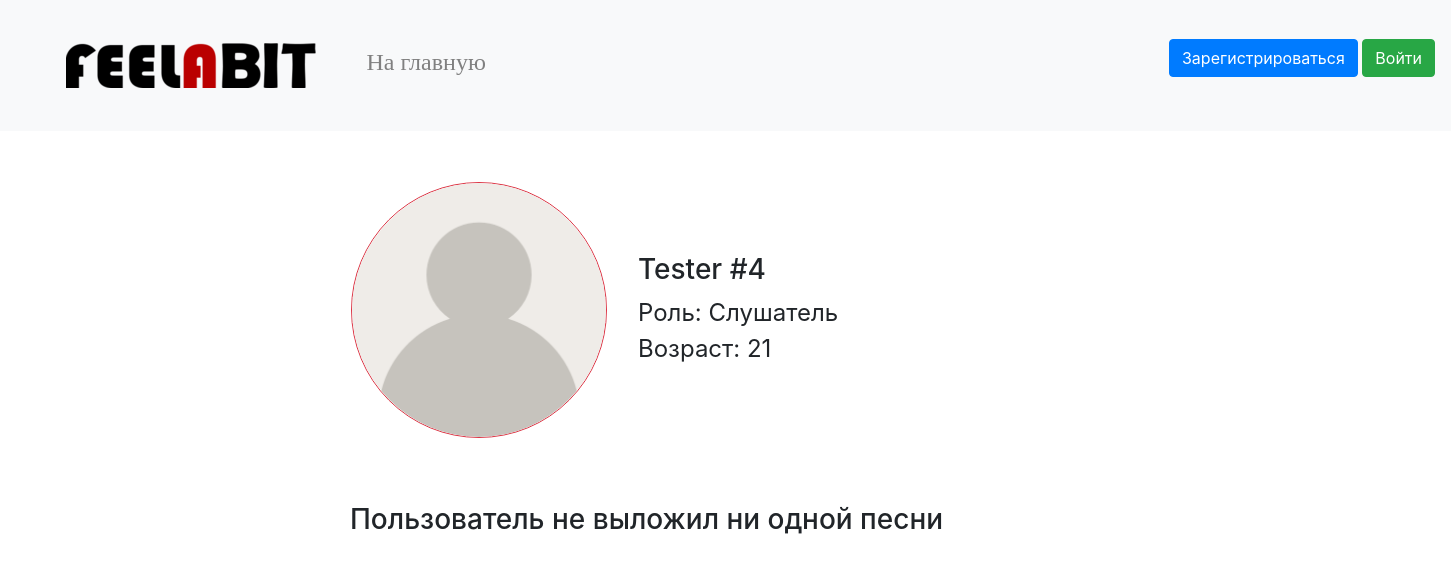
/user/5, run on an earlier commit of the app's database.
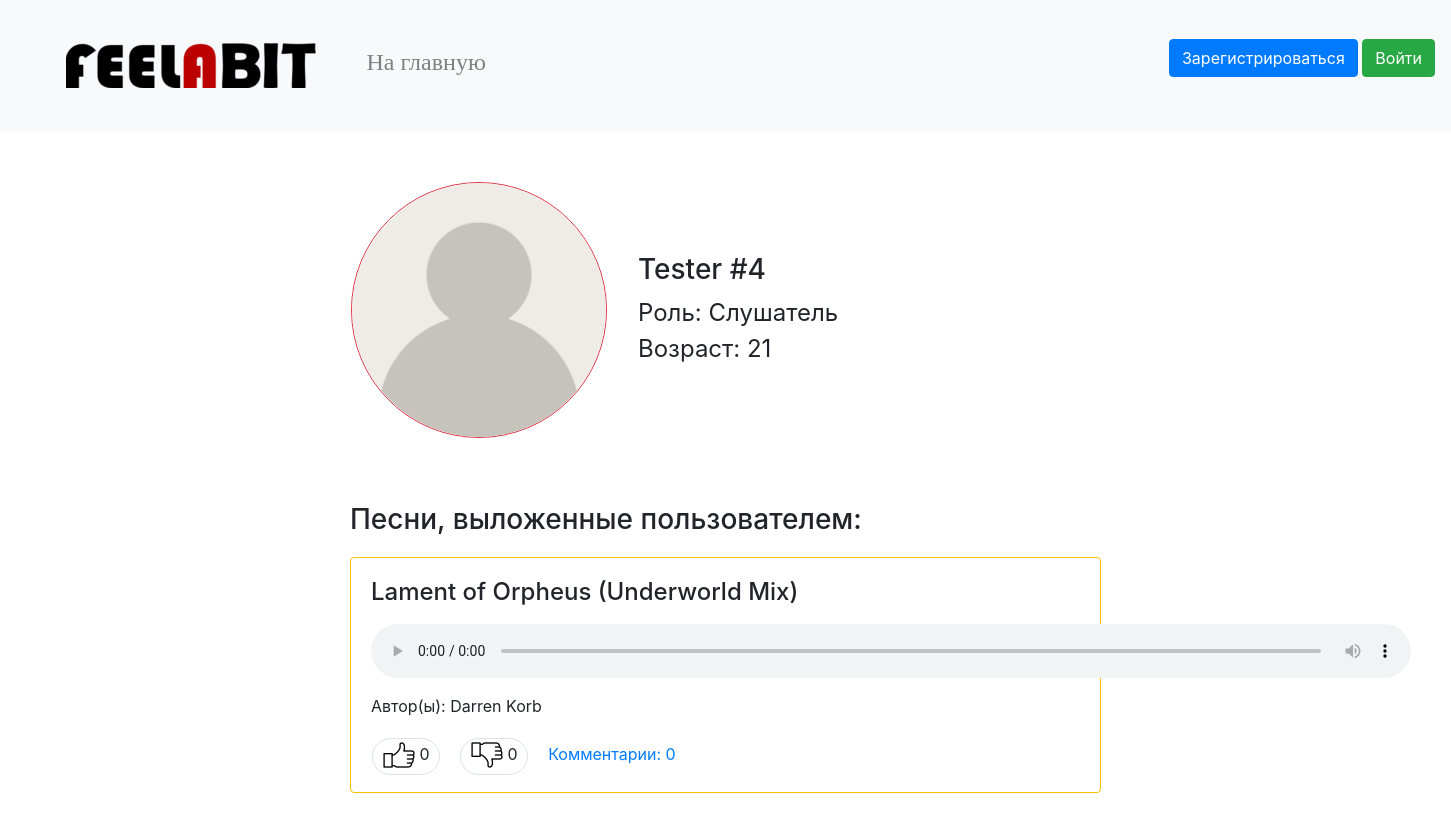
And on a later commit of the database.
### data/audio.py (models this page shows, shortened)
class Audio(SqlAlchemyBase, SerializerMixin):
    __tablename__ = 'audio'
    id = sqlalchemy.Column(sqlalchemy.Integer, primary_key=True, autoincrement=True)
    file = sqlalchemy.Column(sqlalchemy.String, nullable=True)
    publisher = sqlalchemy.Column(sqlalchemy.Integer, sqlalchemy.ForeignKey('users.id'))
    name = sqlalchemy.Column(sqlalchemy.String, nullable=True)
    author = sqlalchemy.Column(sqlalchemy.String, nullable=True)
    genre = sqlalchemy.Column(sqlalchemy.String, nullable=True)
    duration = sqlalchemy.Column(sqlalchemy.Integer, nullable=True)
    likes = sqlalchemy.Column(sqlalchemy.Integer, default=0)
    dislikes = sqlalchemy.Column(sqlalchemy.Integer, default=0)
    likers = sqlalchemy.Column(sqlalchemy.String, nullable=True)
    dislikers = sqlalchemy.Column(sqlalchemy.String, nullable=True)
    comments = sqlalchemy.Column(sqlalchemy.String, default='')
    publish_date = sqlalchemy.Column(sqlalchemy.DateTime, default=datetime.datetime.now)
    modified_date = sqlalchemy.Column(sqlalchemy.DateTime, default=datetime.datetime.now)

### main.py (the view)
@app.route('/user/<int:user_id>')
def user_prof(user_id):
    db_sess = db_session.create_session()
    user = db_sess.query(User).filter(User.id == user_id).first()
    user_audios = []
    for audio in db_sess.query(Audio).filter(Audio.publisher == user_id).all():
        audio_likers = map(int, audio.likers.split()) if audio.likers else []
        audio_dislikers = map(int, audio.dislikers.split()) if audio.dislikers else []
        comments_sum = len(audio.comments.split(',')) if audio.comments != '' else 0
        user_audios.append([audio.author, audio.file, audio.name, audio.genre, audio.id,
                            audio.likes, audio.dislikes, audio_likers, audio_dislikers,
                            comments_sum])
    user_role = roles[user.role]
    user_info = [user.surname, user.name, user_role, user.age, user.avatar_img, user.id, len(user_audios)]
    return render_template('user.html', user_info=user_info, user_audios=user_audios)

### data/db_session.py (called while the page is built)
def create_session() -> Session:
    global __factory
    return __factory()

### templates/user.html (shortened to what this page needs)
{% extends "base.html" %}
{% block content %}
    <table style="margin-top: 50px;margin-left: 250px; margin-bottom: 40px">
        <tr>
            <td>
                <img src="{{ user_info[4] }}" class="border rounded-circle border-danger" width="256px" height="256px"/>
            </td>
            <td style="padding-left: 30px">
                <h3>{{ user_info[0] }} {{ user_info[1] }}</h3>
                <font size="5">Роль: {{ user_info[2] }}</font><br>
                <font size="5">Возраст: {{ user_info[3] }}</font><br>
            </td>
        </tr>
    </table><br>
    {% if user_info[6] != 0 %}
        {% if current_user.id == user_info[5] %}
            <h3 style="margin-left:250px">Ваши выложенные песни:</h3>
        {% else %}
            <h3 style="margin-left:250px">Песни, выложенные пользователем:</h3>
        {% endif %}
    {% else %}
        {% if current_user.id == user_info[5] %}
            <h3 style="margin-left:250px">Вы не выложили ни одной песни</h3>
        {% else %}
            <h3 style="margin-left:250px">Пользователь не выложил ни одной песни</h3>
        {% endif %}
    {% endif %}
    {% for i in range(user_info[6]) %}
        {% set stl = "margin-left: 250px; margin-right: 250px; margin-bottom: 50px;" %}
        {% if i == 0 %}
            {% set stl = stl + "margin-top: 20px" %}
        {% else %}
            {% set stl = stl + "margin-top: 40px" %}
        {% endif %}
        <div class="border rounded border-warning"
             style="{{ stl }}">
            <h4 style="padding-top: 20px;padding-bottom: 10px;padding-left: 20px">{{ user_audios[i][2] }}</h4>
            <audio class="audio-main" src="/{{ user_audios[i][1] }}" controls></audio>
            <p style="padding-left: 20px">Автор(ы): {{ user_audios[i][0] }}</p>
            <table style="margin-top: 20px; margin-bottom: 20px" width="1060px">
                <tr>
                {% set stl = "width:70px;margin-left:20px;padding-bottom:10px;
                                padding-top:5px;padding-right:5px;" %}
                {% if current_user.id in user_audios[i][7] %}
                    {% set stl = stl + "background-color: silver" %}
                {% endif %}
                    <td align="left">
                <span class="border rounded-pill"
                      style="{{ stl }}">
                    <a href="/like/{{ user_audios[i][4] }} user {{ user_info[5] }}">
                        <img src="/static/img/thumb.png" style="margin-left:10px"/>
                    </a>
                    {{ user_audios[i][5] }}
                </span>
                {% set stl1 = "width:70px;margin-left:20px;padding-bottom:10px;
                                    padding-top:5px;padding-right:5px;" %}
                {% if current_user.id in user_audios[i][8] %}
                    {% set stl1 = stl + "background-color: silver" %}
                {% endif %}
                <span class="border rounded-pill"
                      style="{{ stl1 }}">
                    <a href="/dislike/{{ user_audios[i][4] }} user {{ user_info[5] }}">
                        <img class='rotateimg180 mirrorY' src="/static/img/thumb.png" style="margin-left:10px"/>
                    </a>
                    {{ user_audios[i][6] }}
                </span>
                        <span>
                    <a href="/comments/{{ user_audios[i][4] }}" style="text-decoration: none;margin-left: 20px">Комментарии: {{ user_audios[i][9] }}</a>
                </span>
                    </td>
                </tr>
            </table>
        </div>
    {% endfor %}
{% endblock %}

What changed in the data, as far as the page shows it:
now on this page (row edited): Audio: name "Lament of Orpheus (Underworld Mix)", author "Darren Korb", user_audios "0"
Also different on the page:
text no longer shown: "Пользователь не выложил ни одной песни"
text now shown: "Песни, выложенные пользователем:"
